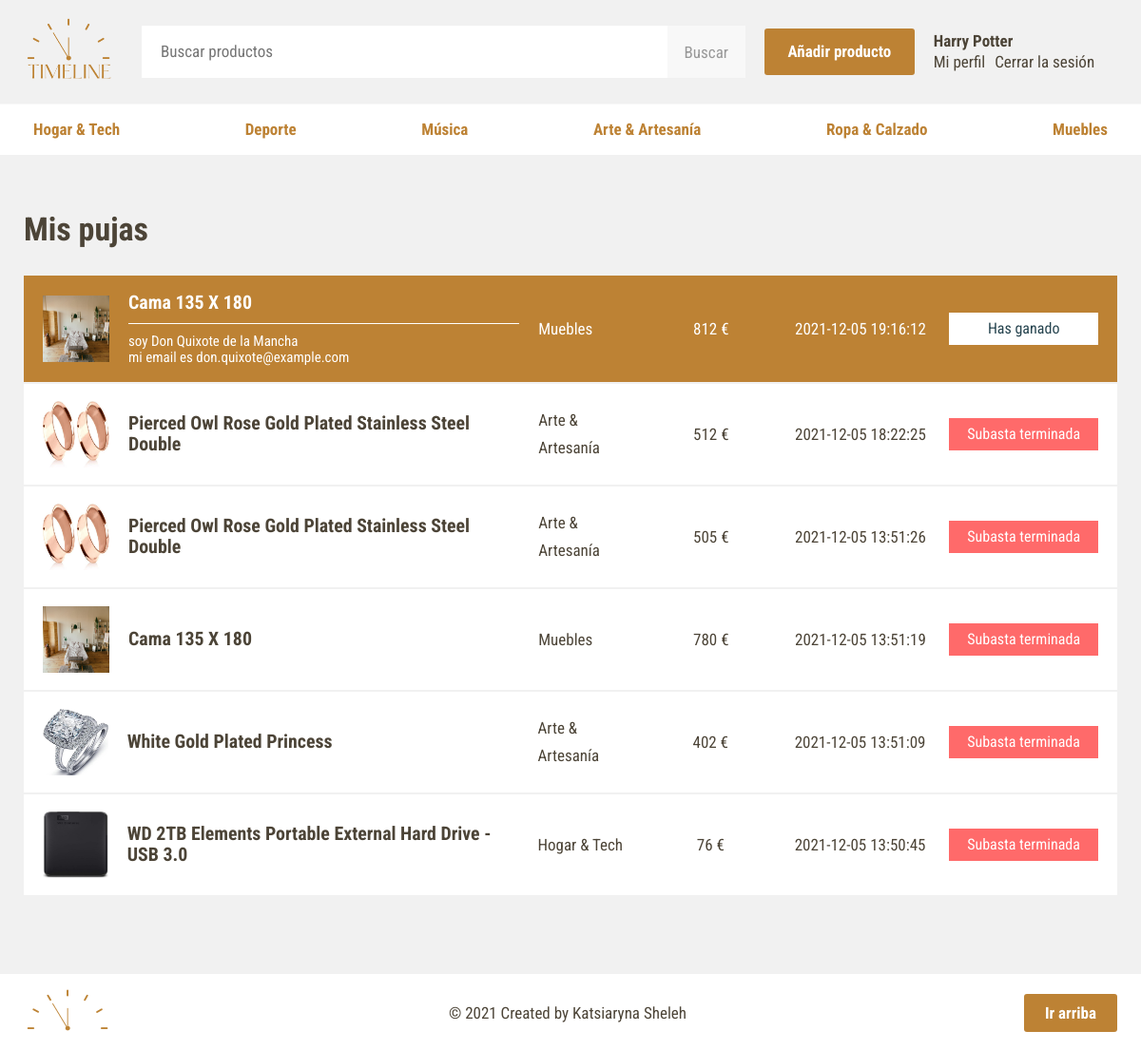
The page /myRates.php (signed in) on the database its author committed.
### tables this page shows
CREATE TABLE `users` (
  `id` int(11) NOT NULL,
  `registered_date` datetime DEFAULT NULL,
  `name` varchar(255) NOT NULL,
  `email` varchar(255) NOT NULL,
  `password` varchar(255) NOT NULL,
  `contacts` varchar(255) NOT NULL
);

CREATE TABLE `categories` (
  `id` int(11) NOT NULL,
  `name` varchar(255) NOT NULL,
  `tech_value` varchar(64) NOT NULL
);

CREATE TABLE `products` (
  `id` int(11) NOT NULL,
  `created_date` datetime DEFAULT NULL,
  `name` varchar(255) NOT NULL,
  `description` text NOT NULL,
  `image` varchar(255) NOT NULL,
  `init_price` decimal(10,0) UNSIGNED NOT NULL DEFAULT 0,
  `last_price` decimal(10,0) UNSIGNED DEFAULT NULL,
  `expire_date` datetime NOT NULL,
  `rate_value` decimal(10,0) UNSIGNED NOT NULL,
  `category_id` int(11) NOT NULL,
  `author_id` int(11) NOT NULL,
  `winner_id` int(11) DEFAULT NULL
);

CREATE TABLE `bets` (
  `id` int(11) NOT NULL,
  `created_date` datetime DEFAULT NULL,
  `price` decimal(10,0) UNSIGNED NOT NULL DEFAULT 0,
  `user_id` int(11) NOT NULL,
  `product_id` int(11) NOT NULL,
  `winner` tinyint(1) DEFAULT 0
);

### classes/Helpers.php (called while the page is built, shortened)
<?php
class Helpers {
    public function includeHtml($name, array $data = []) {
        $name = 'templates/' . $name;
        extract($data);
        require $name;
        return ob_get_clean();
    }
    public function formatPrice($price) {
        $currency = html_entity_decode('&euro;');
        $price = ceil($price);
        if ($price >= 1000) {
            return number_format($price, 0, '', ' ') . ' ' . $currency;
        } else {
            return $price . ' ' . $currency;
        }
    }
    public function getTimeLeft($date) {
        $now = strtotime('now');
        $expiration = strtotime($date);
        $leftTime = $expiration - $now;
        $leftDays = floor(($leftTime / 86400));
        $leftHours = floor(($leftTime % 86400) / 3600);
        $leftMinutes = floor(($leftTime % 3600) / 60);
        return [
            'days' => $leftDays,
            'hours' => $leftHours,
            'minutes' => $leftMinutes
        ];
    }
}

### classes/ConnectToDB.php (called while the page is built, shortened)
<?php
class ConnectToDB {
    private $host = "localhost";
    private $username = "root";
    private $password = "";
    private $db = "timeline";
    public $dbConnection;
    public function __construct() {
        $this->dbConnection = mysqli_connect($this -> host, $this -> username, $this -> password, $this -> db);
        mysqli_set_charset($this->dbConnection, 'utf8');
    }
    public function fetchDataFromDB($sqlQuery) {
        $result = mysqli_query($this->dbConnection, $sqlQuery);
        return mysqli_fetch_all($result, MYSQLI_ASSOC);
    }
}

### classes/DBTableUsers.php (called while the page is built, shortened)
<?php
require_once('classes/ConnectToDB.php');
class DBTableUsers extends ConnectToDB {
    private $connectToDB;
    public function __construct() {
        $this -> connectToDB = new ConnectToDB();
    }
    public function getSingleUserByEmail($email) {
        $sqlQuery = "SELECT * FROM users WHERE email ='" . mysqli_real_escape_string($this -> connectToDB -> dbConnection, $email) . "';";
        $rows = $this -> connectToDB -> fetchDataFromDB($sqlQuery);
        return $rows[0];
    }
    public function getSingleUserById($id) {
        $sqlQuery = "SELECT * FROM users WHERE id ='" . mysqli_real_escape_string($this -> connectToDB -> dbConnection, $id) . "';";
        $rows = $this -> connectToDB -> fetchDataFromDB($sqlQuery);
        return $rows[0];
    }
}

### classes/InitSession.php (called while the page is built, shortened)
<?php
class InitSession extends DBTableUsers {
    private $dbTableUser;
    private $userName = '';
    private $userId = '';
    public function __construct() {
        $this -> dbTableUser = new DBTableUsers();
    }
    public function getUserName() {
        if (isset($_SESSION['userEmail'])) {
            $this -> currentSessionEmail = $_SESSION['userEmail'];
            $this -> userName = $this -> dbTableUser -> getSingleUserByEmail($this -> currentSessionEmail)['name'];
        }
        return $this -> userName;
    }
    public function getUserId() {
        if (isset($_SESSION['userEmail'])) {
            $this -> currentSessionEmail = $_SESSION['userEmail'];
            $this -> userId = $this -> dbTableUser -> getSingleUserByEmail($this -> currentSessionEmail)['id'];
        }
        return $this -> userId;
    }
}

### classes/DBTableBets.php (called while the page is built, shortened)
<?php
class DBTableBets extends ConnectToDB {
    private $connectToDB;
    public function __construct() {
        $this -> connectToDB = new ConnectToDB();
    }
    public function getAllRatesOfSingleUser($currentUserId) {
        $sqlQuery = "SELECT p.id as product_id, p.image, p.name as product_name, p.author_id as product_author_id, c.name as cat_name, p.expire_date, b.price as rate_value,
            b.id as rate_id, b.created_date as rate_created, b.winner as is_won
            FROM products p
            JOIN categories c ON category_id = c.id
            JOIN bets b ON b.product_id = p.id
            JOIN users u ON b.user_id = u.id
            WHERE b.user_id = '" . mysqli_real_escape_string($this -> connectToDB -> dbConnection, $currentUserId) . "' ORDER BY b.created_date DESC";
        return $this -> connectToDB -> fetchDataFromDB($sqlQuery);
    }
}

### classes/DBTableCategories.php (called while the page is built, shortened)
<?php
class DBTableCategories extends ConnectToDB {
    private $connectToDB;
    public function __construct() {
        $this -> connectToDB = new ConnectToDB();
    }
    public function getAllCategories() {
        $sqlQuery = 'SELECT * FROM categories';
        return $this -> connectToDB -> fetchDataFromDB($sqlQuery);
    }
}

### templates/myRates.php (the view)
<div class="container space-bottom">
    <h1 class="main-title">Mis pujas</h1>
    <?php foreach ($myRates as $rate): ?>
    <div class="my-rate-row <?= $rate['is_won'] === '1' ? 'my-rate-win' : ''?>">
        <img src="uploads/<?= htmlspecialchars($rate['image']) ?>" alt="<?= htmlspecialchars($rate['product_name']) ?>">
        <div>
            <h3 class="my-rate-title"><a
                    href="lot.php?id=<?= htmlspecialchars($rate['product_id']) ?>"><?= htmlspecialchars($rate['product_name']) ?></a>
            </h3>
            <?php $authorInformation = $dbTableUsers -> getSingleUserById($rate['product_author_id']) ?>
            <?= $rate['is_won'] === '1' ? "<p class='pre-wrap author-contacts'>" . htmlspecialchars($authorInformation['contacts']) . "</p>" : '' ?>
        </div>
        <div><?= htmlspecialchars($rate['cat_name']) ?></div>
        <div><?= htmlspecialchars($helpers -> formatPrice($rate['rate_value'])) ?></div>
        <div><?= htmlspecialchars($rate['rate_created']) ?></div>
        <div>
            <?php $expirationDate = $helpers -> getTimeLeft($rate['expire_date']) ?>
            <div
                class="timer <?= $expirationDate['days'] < 1 && $expirationDate['hours'] < 1 && $expirationDate['minutes'] < 1 ? 'card-expiring' : ''?> <?= $rate['is_won'] === '1' ? 'timer--win' : ''?>">
                <?= $rate['is_won'] === '1' && $expirationDate['days'] < 1 && $expirationDate['hours'] < 1 && $expirationDate['minutes'] < 1
                        ? 'Has ganado'
                        : ($expirationDate['days'] < 1 && $expirationDate['hours'] < 1 && $expirationDate['minutes'] < 1
                            ? 'Subasta terminada'
                            : $expirationDate['days'] . ' d : ' . $expirationDate['hours'] . ' h : ' . $expirationDate['minutes'] . ' min' )
                        ?>
            </div>
        </div>
    </div>
    <?php endforeach; ?>
</div>

### templates/mainLayout.php (shortened to what this page needs)
<!DOCTYPE html>
<html lang="es">
<head>
    <link href="./css/style.css" rel="stylesheet">
</head>
<body>
    <div class="main-wrap">
        <header>
            <div class="container header-wrap">
                <a class="company-logo" href="/timeline">
                    <img src="./img/logo.png" height="70" alt="Logo Timeline">
                </a>
                <form class="search-form" action="searchProduct.php" method="get">
                    <input type="search" name="search" placeholder="Buscar productos"
                        value="<?= htmlspecialchars(isset($_GET['search']) ? $_GET['search'] : ''); ?>">
                    <input class="search-button" type="submit" name="find" value="Buscar">
                </form>
                <?php if ($isUserAuth === true) : ?>
                <a class="header-btn button" href="addLot.php">Añadir producto</a>
                <?php endif ?>
                <nav class="user-menu">
                    <?php if ($isUserAuth === true) : ?>
                    <div class="user-information">
                        <p><?= $currentUserName ?></p>
                        <a href="myProfile.php">Mi perfil</a>
                        <a href="logout.php">Cerrar la sesión</a>
                    </div>
                    <?php endif ?>
                </nav>
            </div>
        </header>
        <main>
            <nav class="categories-list">
                <ul class="container">
                    <?php foreach ($categories as $category): ?>
                    <li>
                        <a href="lots.php?category=<?= htmlspecialchars($category['tech_value']) ?>">
                            <?= htmlspecialchars($category['name']) ?>
                        </a>
                    </li>
                    <?php endforeach; ?>
                </ul>
            </nav>
            <?= $htmlMainContent ?>
        </main>
    </div>
    <footer>
        <div class="container footer-wrap">
            <a href="/timeline"><img src="./img/logo-no-word.png" height="50" alt="Logo Timeline"></a>
            <p>© 2021 Created by Katsiaryna Sheleh</p>
            <button id="scrollToTop" class="button">Ir arriba</button>
        </div>
    </footer>
</body>
</html>

### css/style.css (style rules this page uses)
html, body { box-sizing: border-box; height: 100%; margin: 0; padding: 0; scroll-behavior: smooth; }
*, *:before, *:after { box-sizing: inherit; }
.main-wrap { min-height: 100%; display: flex; flex-direction: column; margin-bottom: -80px; }
.main-wrap::after { content: ""; display: block; }
.main-wrap::after { height: 80px; }
body { min-width: 320px; background-color: #f1f1f1; font-family: "Roboto Condensed", sans-serif; font-weight: 400; font-size: 17px; line-height: 1.7; color: #4c4437; }
a { text-decoration: none; color: inherit; }
.main-title { margin-top: 60px; margin-bottom: 30px; font-size: 34px; line-height: 1.1; }
.container { max-width: 1350px; margin: 0 auto; padding: 0 25px; }
.space-bottom { margin-bottom: 80px; }
.button { display: block; padding: 10px 22px; background-color: #bd8234; color: #fff; text-align: center; font-size: 17px; font-weight: 700; border: none; border-radius: 3px; cursor: pointer; font-family: "Roboto Condensed", sans-serif; transition: all 0.3s ease; box-sizing: border-box; }
input, textarea { font-family: "Roboto Condensed", sans-serif; }
header { padding: 15px 0; border-bottom: 1px solid rgba(255, 255, 255, 0.5); }
.header-wrap { display: flex; justify-content: flex-start; align-items: center; }
.company-logo { display: block; margin-right: 30px; }
.search-form { position: relative; width: 100%; margin-right: 20px; }
.search-form input[type="search"] { width: 100%; padding: 16px 19px 17px 19px; border: 1px solid #fff; font-size: inherit; }
.search-button { position: absolute; top: 0; right: 0; padding: 18px; font-size: inherit; opacity: 0.4; border: 0; cursor: pointer; transition: all 0.3s ease; }
.header-btn { width: 250px; margin-right: 20px; }
.user-menu { display: flex; width: 350px; }
.user-information { display: flex; flex-wrap: wrap; line-height: 1.3; }
.user-information p { width: 100%; font-weight: 700; margin: 0; }
.user-information a:nth-child(2) { padding-right: 10px; }
footer { padding-top: 10px; padding-bottom: 10px; background-color: #fff; }
.footer-wrap { display: flex; justify-content: space-between; align-items: center; }
.categories-list { background-color: #fff; }
.categories-list ul { display: flex; justify-content: space-between; flex-wrap: wrap; list-style: none; }
.categories-list ul a { position: relative; display: block; padding: 12px 10px; font-weight: 700; color: #bd8234; }
.categories-list ul a::before { content: ""; display: none; position: absolute; bottom: 0; width: calc(100% - 20px); height: 3px; background-color: #e2e5e6; }
.timer { padding: 6px; background-color: #ccc; font-size: 16px; line-height: 1.4; color: #fff; }
.card-expiring { background-color: #ff6a6a; color: #fff; }
.timer--win { padding: 6px 8px 5px 8px; background-color: #fff; color: #25434e; }
.lot-col-left .lot-description, .pre-wrap { white-space: pre-wrap; }
.my-rate-row { display: flex; align-items: center; padding: 18px 20px; background: #fff; margin-bottom: 2px; }
.my-rate-row img { width: 70px; height: 70px; margin-right: 20px; }
.my-rate-row .author-contacts { line-height: 1.1; font-size: 15px; margin-top: 10px; padding-top: 10px; border-top: 1px solid #fff; }
.my-rate-row div:nth-child(2) { width: calc(100% - 670px); margin: 0; padding-right: 20px; }
.my-rate-row div:nth-child(3) { width: 120px; padding-right: 20px; }
.my-rate-row div:nth-child(4) { width: 150px; margin: 0; padding-right: 20px; text-align: center; }
.my-rate-row div:nth-child(5) { width: 170px; margin: 0; padding-right: 20px; text-align: center; }
.my-rate-row div:nth-child(6) { width: 160px; margin: 0; text-align: center; }
.my-rate-win { background-color: #bd8234; color: #fff; }
.my-rate-title, .my-rate-win p { margin: 0; }
.my-rate-title a { line-height: 1.1; display: block; }

### rows shown on the page
users: name "Harry Potter"
categories: name "Hogar & Tech"
categories: name "Deporte"
categories: name "Música"
categories: name "Arte & Artesanía"
categories: name "Ropa & Calzado"
categories: name "Muebles"
products: image (picture), name "Cama 135 X 180", author.contacts "soy Don Quixote de la Mancha mi email es don.quixote@example.com", category.name "Muebles", bets.price "812 €", bets.created_date "2021-12-05 19:16:12", shows "Has ganado", bets.price "780 €", bets.created_date "2021-12-05 13:51:19", shows "Subasta terminada"
products: image (picture), name "Pierced Owl Rose Gold Plated Stainless Steel Double", category.name "Arte & Artesanía", bets.price "512 €", bets.created_date "2021-12-05 18:22:25", shows "Subasta terminada", bets.price "505 €", bets.created_date "2021-12-05 13:51:26"
products: image (picture), name "White Gold Plated Princess", category.name "Arte & Artesanía", bets.price "402 €", bets.created_date "2021-12-05 13:51:09", shows "Subasta terminada"
products: image (picture), name "WD 2TB Elements Portable External Hard Drive - USB 3.0", category.name "Hogar & Tech", bets.price "76 €", bets.created_date "2021-12-05 13:50:45", shows "Subasta terminada"
